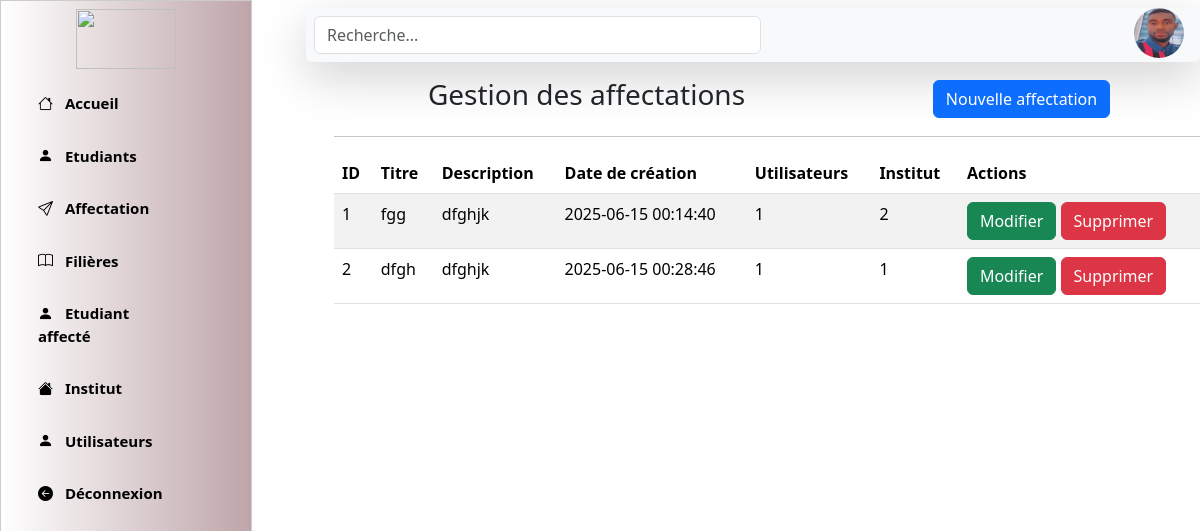
The page /index.php?action=affectation (signed in) on the database its author committed.
### tables this page shows
CREATE TABLE `affectations` (
  `id_affectation` int(11) NOT NULL,
  `titre` varchar(50) NOT NULL,
  `description` varchar(255) NOT NULL,
  `dateCreation` timestamp NOT NULL DEFAULT current_timestamp(),
  `id_utilisateur` int(11) NOT NULL,
  `id_institut` int(11) NOT NULL
);

### db/fonctions.php (called while the page is built, shortened)
<?php
function getAllAffectations(){
    global $conn;
    $res = $conn->prepare("select * from affectations");
    $res->execute();
    return $res->fetchAll(PDO::FETCH_ASSOC);
}
?>

### pages/affectation.php (the view)
   <?php
include_once "./db/db_connexion.php";
include_once "./db/fonctions.php";
$affectations = getAllAffectations();
?>
 <div class="d-flex justify-content-around  align-items-center ">
                    <h3 class="gestUtilisateurs">Gestion des affectations</h3>
                  <a class="ajouter_nouvel btn btn-primary" href="index.php?action=nouvelleAffectation">Nouvelle affectation</a>
               </div>
                <hr class="">
                <div class="table-responsive">
                    <table class="table table-striped">
                        <thead>
                            <tr>
                                <th scope="col">ID</th>
                                <th scope="col">Titre</th>
                                <th scope="col">Description</th>
                                <th scope="col">Date de création</th>
                                <th scope="col">Utilisateurs</th>
                                <th scope="col">Institut</th>
                                <th scope="col">Actions</th>
                            </tr>
                        </thead>
                        <tbody>
                     <?php
                        $id = 1;
                        foreach ($affectations as $aff) {
                        ?>
                            <tr>
                                <td><?php  echo $id; ?></td>
                                <td><?php   echo $aff['titre']; ?></td>
                                <td><?php   echo $aff['description']; ?></td>
                                <td><?php   echo $aff['dateCreation']; ?></td>
                                <td><?php   echo $aff['id_utilisateur']; ?></td>
                                <td><?php   echo $aff['id_institut']; ?></td>
                                <td>
                                    <a  href="#" class="btn btn-success modifier"> Modifier</a>
                                    <a href="#" class="btn btn-danger supprimer"> Supprimer</a>
                                </td>
                            </tr>
                   <?php $id++;   } ?>
                        </table>
                    </div>

### rows shown on the page
affectations: titre "fgg", description "dfghjk", dateCreation "2025-06-15 00:14:40", id_utilisateur "1", id_institut "2"
affectations: titre "dfgh", description "dfghjk", dateCreation "2025-06-15 00:28:46", id_utilisateur "1", id_institut "1"
